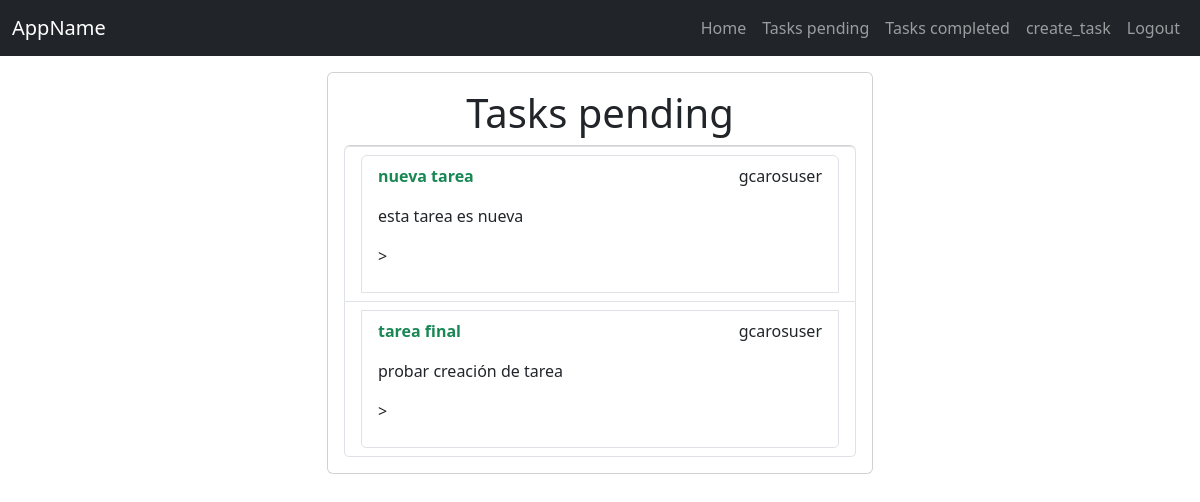
Page /tasks/ (signed in) on the committed database.
### tasks/models.py (models this page shows, shortened)
class Task(models.Model):
    title = models.CharField(max_length=200)
    description = models.TextField(blank=True, null=True)
    created = models.DateTimeField(auto_now_add=True)
    datecompleted = models.DateTimeField(null=True, blank=True)
    updated = models.DateTimeField(auto_now=True)
    important = models.BooleanField(default=False)
    completed = models.BooleanField(default=False, blank=True, null=True)
    user = models.ForeignKey(User, on_delete=models.CASCADE)

### tasks/views.py (the view)
# urls.py: path('tasks/', views.tasks, name='tasks'),
@login_required
def tasks(request):
    tasks = Task.objects.filter(user=request.user, datecompleted__isnull=True)
    return render(request, 'tasks.html', {
        'tasks': tasks
    })

### tasks/templates/tasks.html (shortened to what this page needs)
<!DOCTYPE html>
<html lang="en">
<head>
</head>
{%extends 'base.html' %}
{%block content%}
<body>
<main class="container">
    <div class="row">
        <div class="col-md-6 offset-md-3 mt-3">
            <form action="/tasks/" method="post" class="card card-body" >
                <h1 class="text-center">Tasks pending</h1>
                <ul class="list-group">
                    {% for task in tasks %}
                    <li class ="list-group-item">
                        <a class="list-group-item" href="{% url 'task_detail' task.id %}">
                            <header class="d-flex justify-content-between">
                                {% if task.important %}
                                <strong class="fw-bold text-success">{{task.title}} </strong>
                                <p>{{task.user.username}}</p>
                                {% else %}
                                {{task.title}}
                                {% endif %}
                            </header>
                            <p>{{task.description}}</p>
                            <p>{{task.datecompleted|date:"M j Y"}}></p>
                        </a>
                    </li>
                    {%endfor%}
                </ul>
            </form>
        </div>
    </div>
</main>
</body>
{%endblock%}

### rows in the picture
Task: title "nueva tarea", user.username "gcarosuser", description "esta tarea es nueva"
Task: title "tarea final", user.username "gcarosuser", description "probar creación de tarea"
